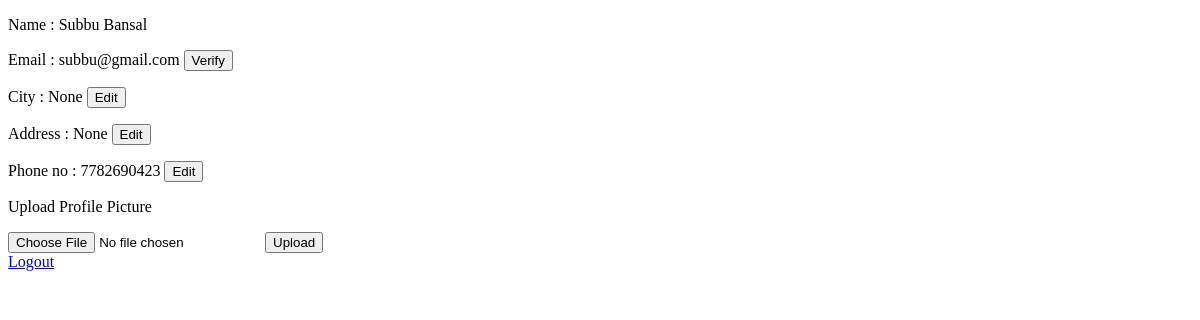
The page /pprofile (signed in) on the database as committed earlier.
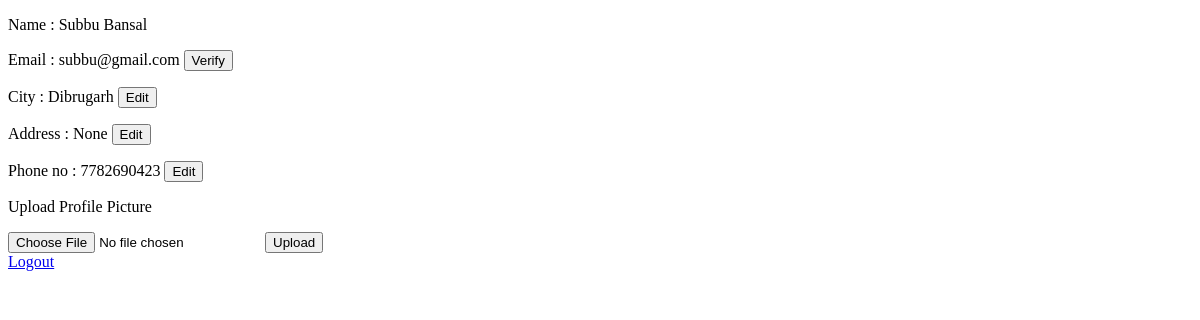
The same page on the database as committed later.
### models.py (models this page shows, shortened)
class Professional(UserMixin,db.Model):
    __tablename__="professional"
    p_id=db.Column(db.Integer,autoincrement=True,primary_key=True)
    p_f_name=db.Column(db.String,nullable=False,unique=True)
    p_l_name = db.Column(db.String, nullable=False, unique=True)
    p_date_registred=db.Column(db.DateTime,default=db.func.current_timestamp())
    p_city=db.Column(db.String)
    p_address=db.Column(db.String)
    p_phoneno=db.Column(db.Integer,unique=True,nullable=False)
    p_email=db.Column(db.String,unique=True,nullable=False)
    p_pwd=db.Column(db.String,nullable=False)
    p_img_profile=db.Column(db.String)
    isBlock = db.Column(db.Boolean, default=False)
    isApproved=db.Column(db.Boolean,default=False)
    e_verification = db.Column(db.Boolean, default=False)
    p_verification = db.Column(db.Boolean, default=False)
    s_id = db.Column(db.Integer, db.ForeignKey("service.s_id"))

### main.py (the view)
@app.route('/pprofile')
@login_required
def pprofile():
    return render_template("P_Profile.html",professional=current_user)

### main.py (called while the page is built)
@login_manager.user_loader
def load_user(user_id):
    parts=str(user_id).split("-")
    if len(parts)!=2:
        return None
    user_type,user_id=parts
    if user_type=="user":
        return User.query.get(int(user_id))
    elif user_type=="prof":
        return Professional.query.get(int(user_id))
    elif user_type=="admin":
        return Admin.query.get(int(user_id))
    else:
        return None

@app.after_request
def add_header(response):
    response.headers['Cache-Control'] = 'no-store, no-cache, must-revalidate, post-check=0, pre-check=0, max-age=0'
    response.headers['Pragma'] = 'no-cache'
    response.headers['Expires'] = '0'
    return response

### templates/P_Profile.html (shortened to what this page needs)
<!DOCTYPE html>
<html lang="en">
<head>
</head>
<body>
<p>Name : {{professional.p_f_name}} {{professional.p_l_name}}</p>
<p>Email : {{professional.p_email}} {% if professional.e_verification == False %}<button onclick="verify_email()">Verify</button>{% else %}<span style="display:inline;color:green">Verified</span>{% endif %}</p>
<p>City : {{professional.p_city}} <button onclick="city()">Edit</button></p>
<p>Address : {{professional.p_address}} <button onclick="address()">Edit</button></p>
<p>Phone no : {{professional.p_phoneno}} <button onclick="phoneno()">Edit</button></p>
{% if professional.p_img_profile %}
<div>
    <img src="{{ url_for('static', filename='uploads/' + professional.p_img_profile.split('/')[-1]) }}" width="150px" height="150px"><br>
    <button onclick="change_img()">Change Profile Picture</button>
</div>
{% else %}
<p>Upload Profile Picture</p>
<form action="professional/profile/{{professional.p_id}}/{{'user_image'}}" method="post" enctype="multipart/form-data">
        <input type="file" name="file" required>
        <button type="submit">Upload</button>
    </form>
{% endif %}
<a href="/ulogout">Logout</a>
</body>
</html>

Rows that differ between the two databases and show on the page:
changed Professional "Subbu": p_city "None" → "Dibrugarh"
